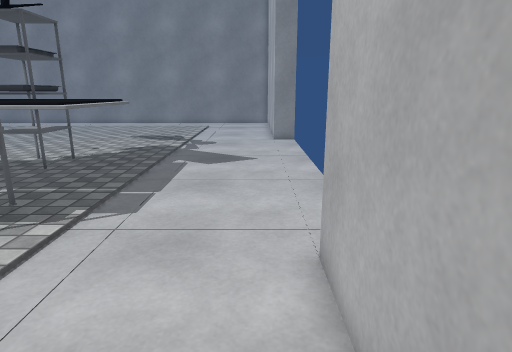
View 1 (above)

22 first-person views from a walk through a scene from a Unity 3-D project. The camera is 1.3 m above the floor, tilts 14° down and sees 75° across. The floor is counted in squares, 0.5 m on a side. Each view is taken from the middle of a square. On the plan, view 1 faces up. The plan holds only what a view shows up to about 20 squares ahead; the rest is blank. The player is left out. Surface patterns are stand-ins for the level's own textures.

View 2
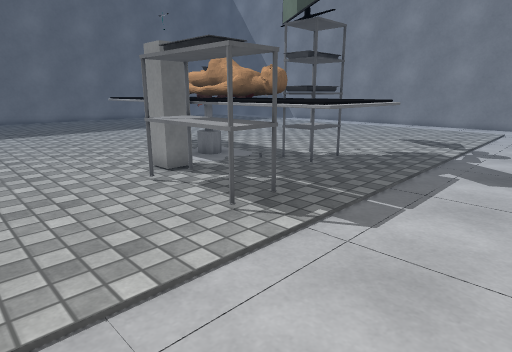

View 3
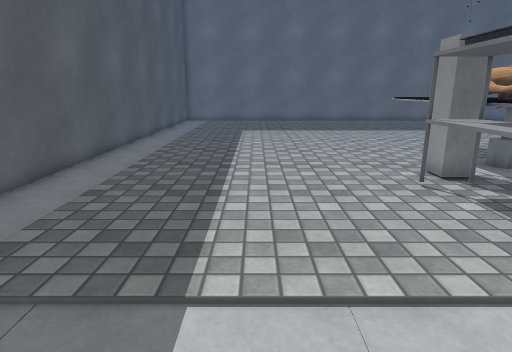

View 4
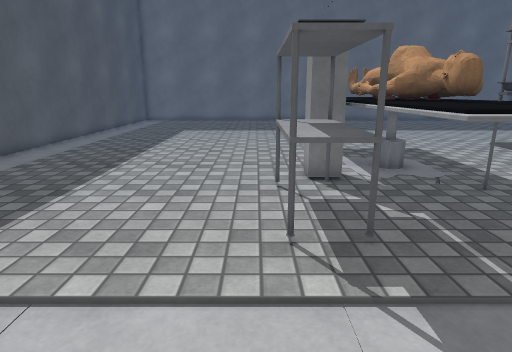

View 5
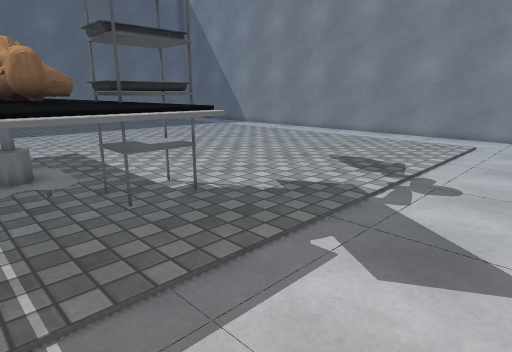

View 6
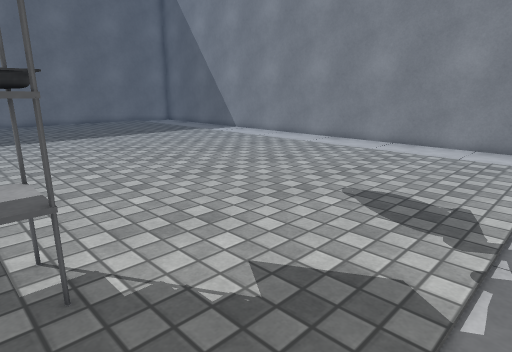

View 7
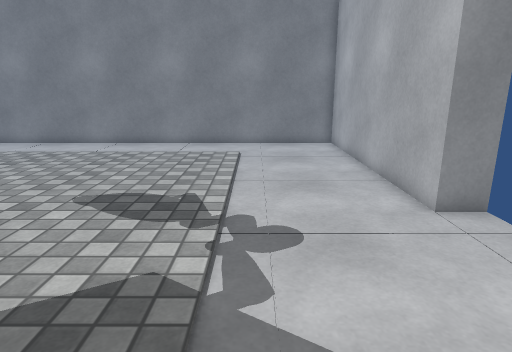

View 8
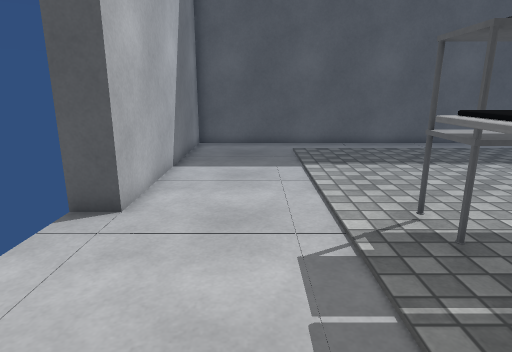

View 9
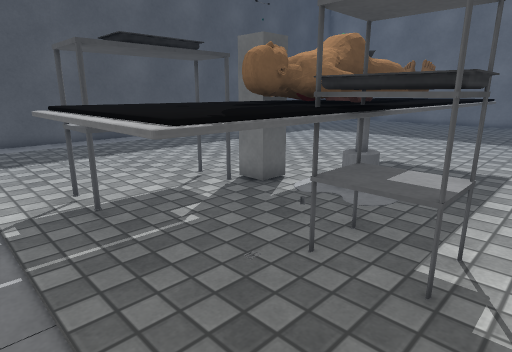

View 10
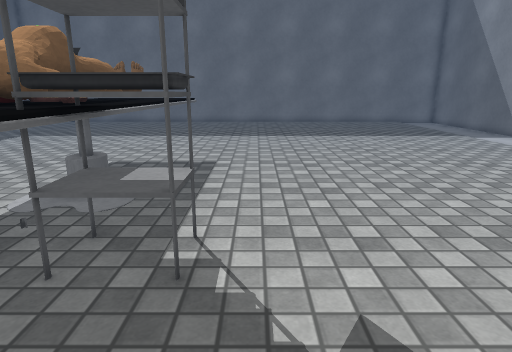

View 11
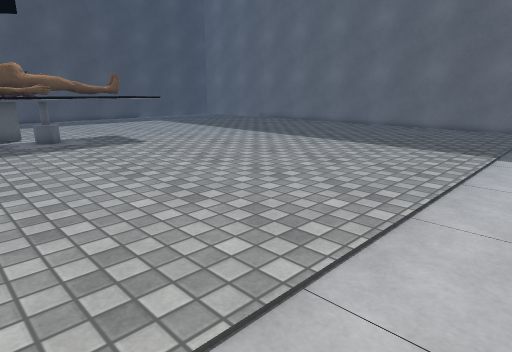

View 12
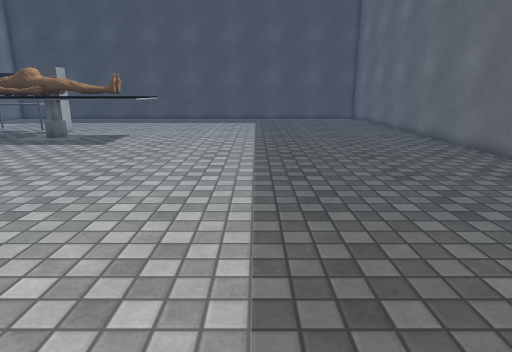

View 13
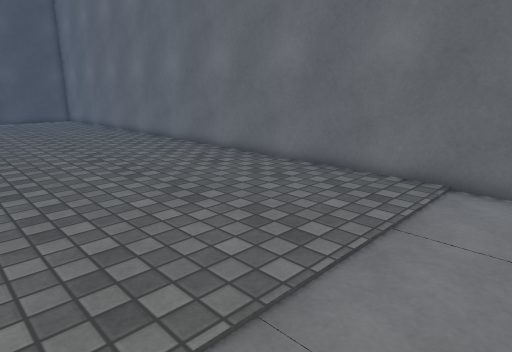

View 14
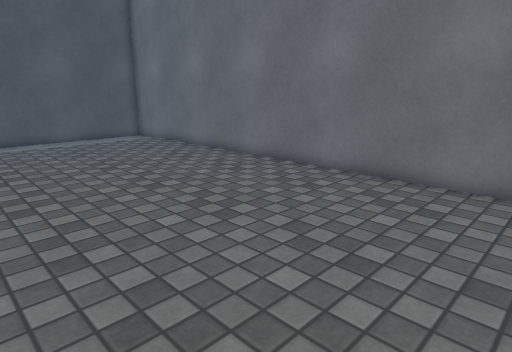

View 15
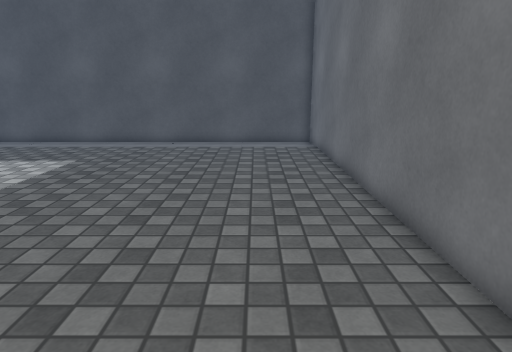

View 16
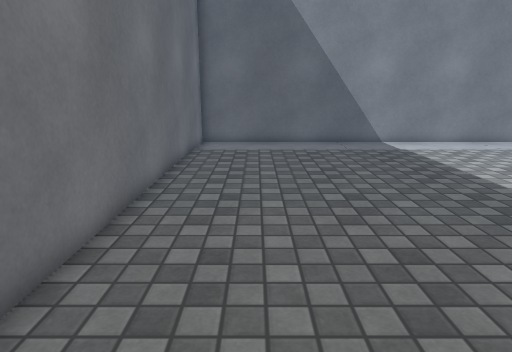

View 17
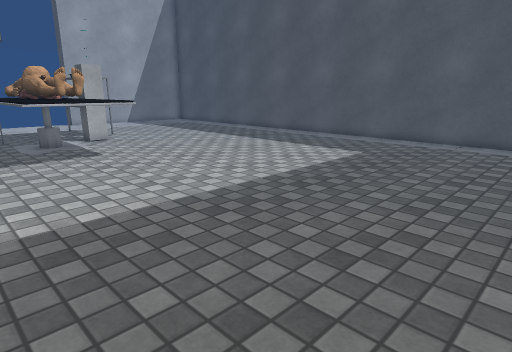

View 18
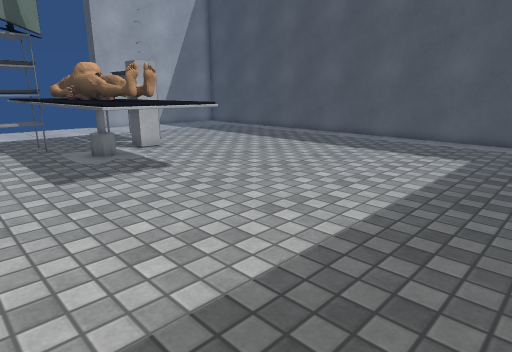

View 19
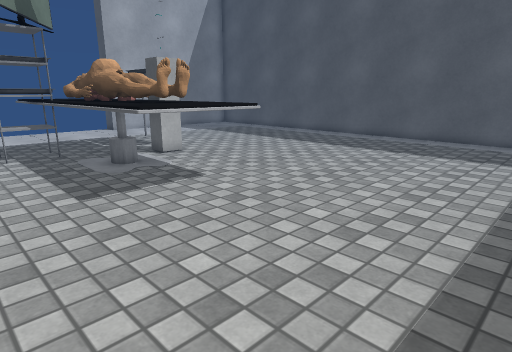

View 20
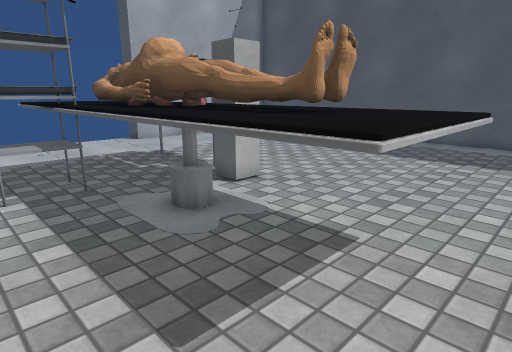

View 21
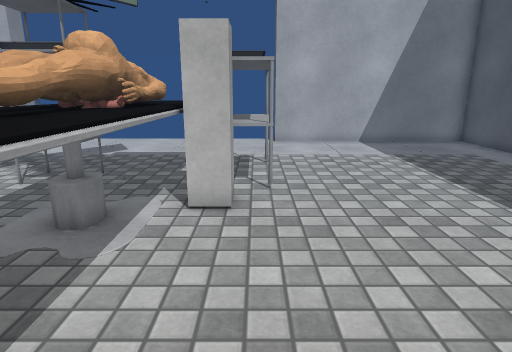

View 22
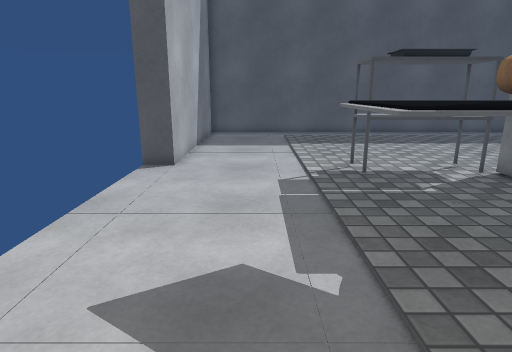

### Floor plan
Key: @ floor where view 1 was taken; # wall or solid block; . floor; T thing the floor can be seen under or through; A TV; O other object.
Columns run from 33 left of view 1 to 2 right of it. Each row starts with its distance up from view 1.
 30 ###################################
 29 #.................................#
 28 #.................................#
 27 #.................................#
 26 #.................................#
 25 #.................................#
 24 #.................................#
 23 #.................................#
 22 #.................................#
 21 #.................................#
 20 #.................................#
 19 #.................................##
 18 #..................................
 17 #..................................
 16 #..................................
 15 #..................................
 14 #..................................
 13 #.......................TTT........
 12 #................OOOOOOOTTTOO......
 11 #...............OOOOOOOOOTAOOO.....
 10 #...............OOOOOOOOOOOOOO.....
  9 #...............OOOOOOOOOOOOOO.....
  8 #...............OOOOOOOOOOOOOO.....
  7 #.....................TTOTTOO......
  6 #......................TOTTOO......
  5 #.......................    ......##
  4 #.................................#
  3 #.................................#
  2 #.................................#
  1 #.................................#
  0 #................................@#
 -1 #.................................#
 -2 #.................................#
 -3 #.................................#
 -4 #.................................#
 -5 #.................................#
 -6 ###################################

Positions as (right, up) in squares from view 1, and headings:
1: (0, 0), facing up
2: (0, 1), facing up-left
3: (0, 1), facing left
4: (0, 5), facing left
5: (0, 8), facing up-left
6: (-3, 12), facing up-left
7: (-3, 12), facing up
8: (-2, 12), facing down
9: (-3, 14), facing down-left
10: (-3, 14), facing left
11: (-7, 29), facing down-left
12: (-23, 29), facing down
13: (-23, 29), facing down-left
14: (-23, 15), facing down-left
15: (-30, 13), facing down
16: (-30, 11), facing up
17: (-30, 14), facing down-right
18: (-26, 15), facing down-right
19: (-24, 15), facing down-right
20: (-18, 14), facing down-right
21: (-18, 6), facing right
22: (-2, 17), facing down
